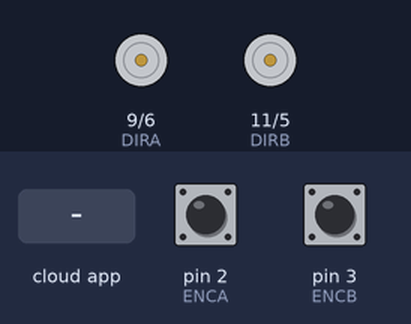
Bench run of a sketch on a simulated Arduino Uno, built with avr-gcc and run on an emulated ATmega328P. On the bench: direction and speed pins drawn as motors (green arrow = direction pin HIGH = forward, orange = LOW = backward, longer = more drive). Inputs (shaded band) come from the test bench; at power-on: pin 2 (ENCA) HIGH, pin 3 (ENCB) HIGH. The ROS host is connected and sends only what is stated; what the sketch prints to the serial monitor is not drawn.

Above: at 2.8 s.
2.9 s: the phone or cloud app sets linear.x to -100
At 3.8 s:
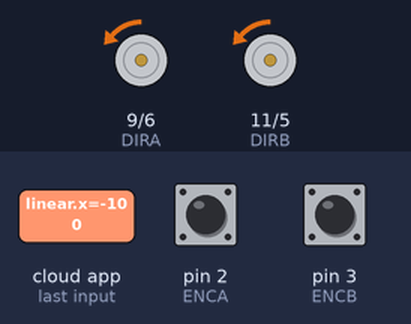
4.5 s: the phone or cloud app sets angular.z to -100
At 5.4 s:
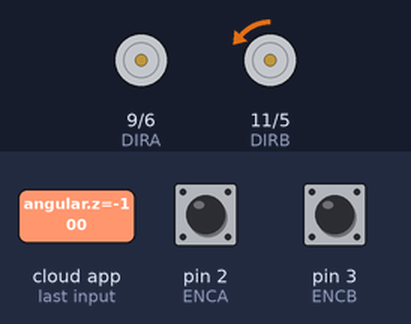
6.5 s: the phone or cloud app sets linear.x to 0
At 8.2 s:
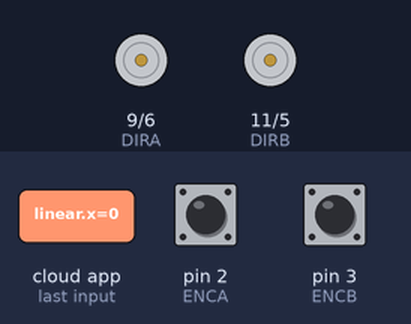
8.5 s: the phone or cloud app sets angular.z to 0
10.5 s: the phone or cloud app sets linear.x to 100
At 11.4 s:
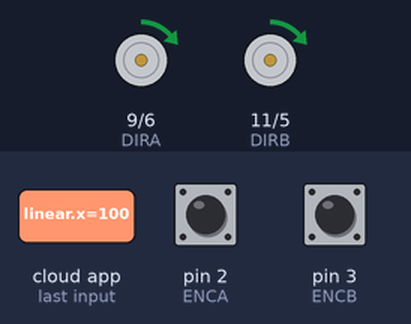
12.5 s: the phone or cloud app sets angular.z to 100
At 14.2 s:
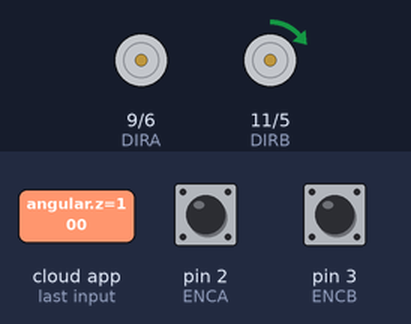
Timing chart, 0 to 15.5 s (numbered marks = the images above; inputs shaded):
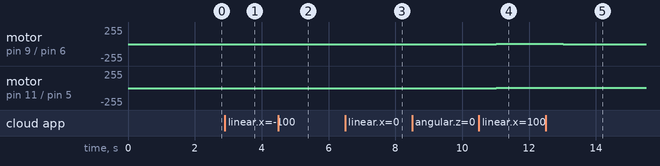

Measured:
- after the input at 2.9 s, motor on pin 9 (DIRA) / pin 6 (PWMA), motor on pin 11 (DIRB) / pin 5 (PWMB): stopped → backward 1/255 after 0.11 s
- after the input at 4.5 s, motor on pin 9 (DIRA) / pin 6 (PWMA): backward 1/255 → stopped after 0.51 s
- after the input at 6.5 s, motor on pin 11 (DIRB) / pin 5 (PWMB): backward 1/255 → stopped after 0.51 s
- after the input at 10.5 s, motor on pin 9 (DIRA) / pin 6 (PWMA), motor on pin 11 (DIRB) / pin 5 (PWMB): stopped → forward 1/255 after 0.51 s
- after the input at 12.5 s, motor on pin 9 (DIRA) / pin 6 (PWMA): forward 1/255 → stopped after 0.52 s

The sketch:

encoder_with_ros_for_rhino.ino
```cpp
 #include <ros.h>
#include <std_msgs/Float32.h>
#include <geometry_msgs/Twist.h>
#include <std_msgs/Int16.h>


// Motor encoder output pulse per rotation (change as required)
#define ENC_COUNT_REV 22600

// Encoder output to Arduino Interrupt pin
#define ENCA 2  //A pin
#define ENCA2 4  //A pin
#define ENCB 3
#define ENCB2 7

// MD10C PWM connected to pin 10
#define PWMA 6
#define PWMB 5
// MD10C DIR connected to pin 12
#define DIRA 9
#define DIRB 11

float track=0.6;
float VL;
float VR;

ros::NodeHandle nh;

geometry_msgs::Twist str_message;
ros::Publisher chatter("velocity", &str_message);

std_msgs::Int16 right_wheel_tick_count;
ros::Publisher rightPub("right_ticks", &right_wheel_tick_count);

std_msgs::Int16 left_wheel_tick_count;
ros::Publisher leftPub("left_ticks", &left_wheel_tick_count);


void Motor1L(float motion);
void Motor1R(float motion);

float speed_angular=0, speed_linear=0;
void messageCb( const geometry_msgs::Twist& msg){
  speed_angular = msg.angular.z;
  speed_linear = msg.linear.x;
  speed_angular = (speed_angular*track)/(2.0);
  VR=speed_linear + speed_angular;
  VL= speed_linear - speed_angular;

   Motor1L(VL);
   Motor1R(VR);

}

ros::Subscriber<geometry_msgs::Twist> sub("cmd_vel", &messageCb );

// Analog pin for potentiometer
int speedcontrol = 0;

// Pulse count from encoder
volatile long encoderValueA = 0;
 volatile long encoderValueB = 0;
// One-second interval for measurements
int interval = 1000;

// Counters for milliseconds during interval
long previousMillis = 0;
long currentMillis = 0;

// Variable for RPM measuerment
int rpmA = 0;
int rpmB = 0;
// Variable for PWM motor speed output
int motorPwm = 0;

void setup()
{
  // Setup Serial Monitor
  Serial.begin(9600);

  // Set encoder as input with internal pullup
  pinMode(ENCA, INPUT_PULLUP);
 pinMode(ENCB, INPUT_PULLUP);
  // Set PWM and DIR connections as outputs
  pinMode(PWMA, OUTPUT);
  pinMode(DIRA, OUTPUT);
  pinMode(PWMB, OUTPUT);
  pinMode(DIRB, OUTPUT);

  // Attach interrupt
  attachInterrupt(digitalPinToInterrupt(ENCA), updateEncoderA, RISING);
  attachInterrupt(digitalPinToInterrupt(ENCB), updateEncoderB, RISING);
  digitalWrite(PWMA, LOW);
  digitalWrite(PWMB, LOW);
  // Setup initial values for timer
  previousMillis = millis();

  nh.initNode();
  nh.subscribe(sub);
  nh.advertise(rightPub);
  nh.advertise(leftPub);
}

void loop()
{

  // Update RPM value every second
  currentMillis = millis();
  if (currentMillis - previousMillis > interval) {
    previousMillis = currentMillis;


    // Calculate RPM
    rpmA = (float)(encoderValueA * 60 / ENC_COUNT_REV);
    rpmB = (float)(encoderValueB * 60 / ENC_COUNT_REV);
    str_message.linear.x = rpmA*((3.14*0.15)/30);
    str_message.linear.y = rpmB*((3.14*0.15)/30);

    right_wheel_tick_count.data = rpmA;
    left_wheel_tick_count.data =rpmB;
    // Only update display when there is a reading


      Serial.print(" EN A: ");
      Serial.print(encoderValueA);
      Serial.print('\t');

      Serial.print("EN B: ");
      Serial.print(encoderValueB);

      Serial.print('\t');
      Serial.print(" RPM A: ");
      Serial.print(rpmA);
            Serial.print('\t');

      Serial.print(" RPM B: ");

      Serial.println(rpmB);
            Serial.print('\t');


    rightPub.publish( &right_wheel_tick_count );
    leftPub.publish( &left_wheel_tick_count );
     nh.spinOnce();

    encoderValueA = 0;
    encoderValueB = 0;
  }

 delay(1);
}

void updateEncoderA()
{

  // Increment value for each pulse from encoder
  if(digitalRead(ENCA2)==0){
    encoderValueA++;
  }else{
    encoderValueA--;
  }
}
void updateEncoderB()
{
  // Increment value for each pulse from encoder
  if(digitalRead(ENCB2)==0){
    encoderValueB++;
  }else{
    encoderValueB--;
  }
}

void Motor1L(float motion){
if(motion>=0){
  analogWrite(PWMA, motion);
  digitalWrite(DIRA, HIGH); //clockwise
}else{
  motion=-1*motion;
  analogWrite(PWMA, motion);
  digitalWrite(DIRA, LOW); //anti-clockwise
}

}
void Motor1R(float motion){
if(motion>=0){
  analogWrite(PWMB, motion);
  digitalWrite(DIRB, HIGH); //clockwise
}else{
  motion=-1*motion;
  analogWrite(PWMB, motion);
  digitalWrite(DIRB, LOW); //anti-clockwise
}

}
```
